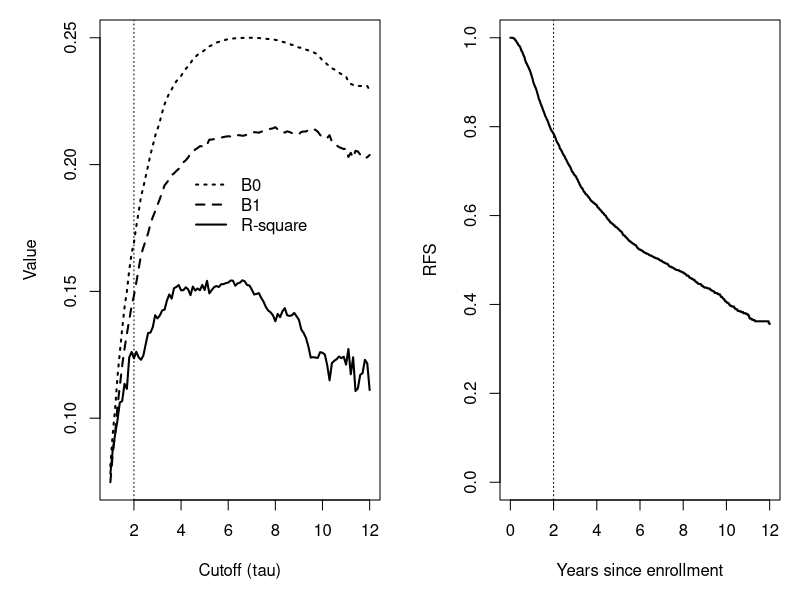
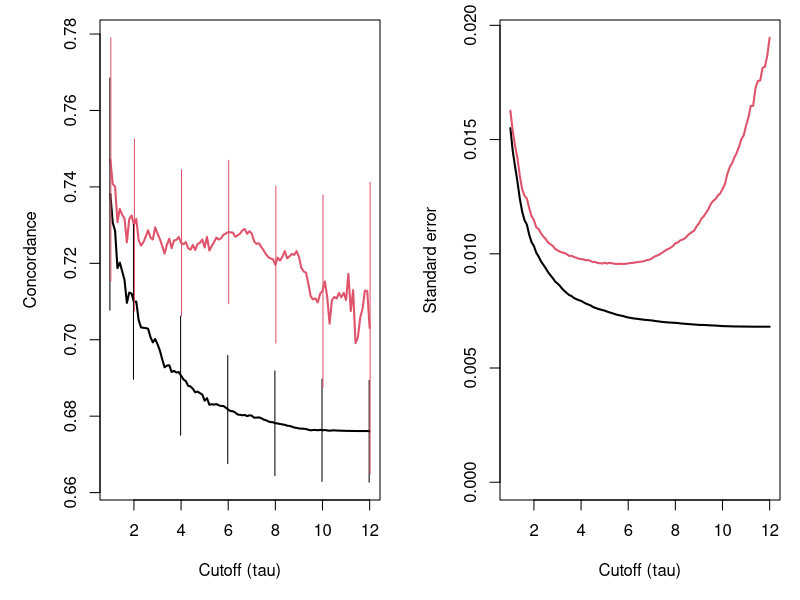

The R source for these figures, in order:
### R code from vignette source 'redistribute.Rnw'

###################################################
### code chunk number 1: redistribute.Rnw:20-24
###################################################
options(continue="  ", width=60)
options(SweaveHooks=list(fig=function() par(mar=c(4.1, 4.1, .3, 1.1))))
pdf.options(pointsize=8) #text in graph about the same as regular text
library(survival, quietly=TRUE)


###################################################
### code chunk number 2: km
###################################################
km <- rbind(time= c(0, 1, 2, 3, 5, 8, 9),
            km = cumprod(c(1, 9/10, 8/9, 6/7, 3/4, 1/2, 0/1)))
km


###################################################
### code chunk number 3: g
###################################################
G <- cumprod(c(1, 7/8, 4/6, 2/3))
names(G) <- c(0, "2+", "4+", "5+")
G
7/G


###################################################
### code chunk number 4: rotterdam
###################################################
# recurrent free survival (earlier of death or progression)
#  see help(rotterdam) for explanation of ignore variable
ignore <- with(rotterdam, recur ==0 & death==1 & rtime < dtime)
rfs <- with(rotterdam, ifelse(recur==1 | ignore, recur, death))
rfstime <- with(rotterdam, ifelse(recur==1 | ignore, rtime, dtime))/365.25
rsurv <- survfit(Surv(rfstime, rfs) ~1, rotterdam)
rsurv
ybar <- 1- summary(rsurv, time=4)$surv

rfit <- coxph(Surv(rfstime, rfs) ~ pspline(age) + meno + size + pmin(nodes,12),
              rotterdam)
psurv <- survfit(rfit, newdata= rotterdam)
dim(psurv)
yhat <- 1- summary(psurv, time=4)$surv


###################################################
### code chunk number 5: brier1
###################################################
wt4 <- rttright(Surv(rfstime, rfs) ~ 1, times =4, rotterdam)
table(wt4 ==0)

brier1 <- sum(wt4 * (rfs- yhat)^2)/ sum(wt4)
brier0 <- sum(wt4 * (rfs- ybar)^2) / sum(wt4)
r2 <- 1- (brier1/brier0)
temp <- c(numerator= brier1, denominator = brier0, rsquared = r2)
round(temp,3)


###################################################
### code chunk number 6: bfit1
###################################################
cutoff <- seq(1, 12, by=.1)
bfit <- brier(rfit, cutoff)
names(bfit)


###################################################
### code chunk number 7: bfit1
###################################################
getOption("SweaveHooks")[["fig"]]()
oldpar <- par(mar=c(5,5,1,1), mfrow=c(1,2))
b0 <- bfit$brier/(1-bfit$rsquare)
matplot(cutoff, cbind(b0, bfit$brier, bfit$rsquare), type='l',
        lwd=2, lty=3:1, col=1,  xlab="Cutoff (tau)", ylab="Value")
legend(4, .2, c("B0", "B1", "R-square"), lty=3:1, lwd=2, col=1, bty='n')
abline(v=2, lty=3)
plot(rsurv, xmax=12, lwd=2, conf.int=FALSE,  
     xlab="Years since enrollment", ylab="RFS")
abline(v=2, lty=3)
par(oldpar)


###################################################
### code chunk number 8: tdroc
###################################################
rwt <- rttright(Surv(rfstime, rfs) ~1, rotterdam, times= cutoff)
cstat <- matrix(0, length(cutoff), 4)
for (i in 1:length(cutoff)) {
    temp1 <- concordance(rfit, ymax= cutoff[i])
    ycut  <- ifelse(rfstime > cutoff[i], 1, 0)
    temp2 <- concordance(ycut ~ rfit$linear.predictor, weight= rwt[,i],
                         reverse=TRUE)
    cstat[i,] <- c(temp1$concordance, temp2$concordance, 
                   sqrt(temp1$var), sqrt(temp2$var))
}
dimnames(cstat) <- list(cutoff, 
                        c("Threshold C", "Discrete time C", "sd1", "sd2"))


###################################################
### code chunk number 9: tdroc2
###################################################
getOption("SweaveHooks")[["fig"]]()
oldpar <- par(mfrow=c(1,2), mar=c(5,5,1,1))
yhat <- cbind(cstat[,1] + outer(cstat[,3], c(0, -1.96, 1.96), "*"),
               cstat[,2] + outer(cstat[,4], c(0, -1.96, 1.96), "*"))
matplot(cutoff, yhat[,c(1,4)], ylim=range(yhat), type='l', lwd=2, lty=1,
        xlab="Cutoff (tau)", ylab="Concordance")
ii <- match(c(1,2,4,6,8, 10,12), cutoff)
eps <- .02
segments(cutoff[ii]-eps, yhat[ii, 2], cutoff[ii]-eps, yhat[ii,3])
segments(cutoff[ii]+eps, yhat[ii, 5], cutoff[ii]+eps, yhat[ii,6], col=2)
matplot(cutoff, cstat[,3:4], type='l', lty=1, lwd=2, ylim=c(0, max(cstat[,3:4])),
        xlab= "Cutoff (tau)", ylab="Standard error")
par(oldpar)
